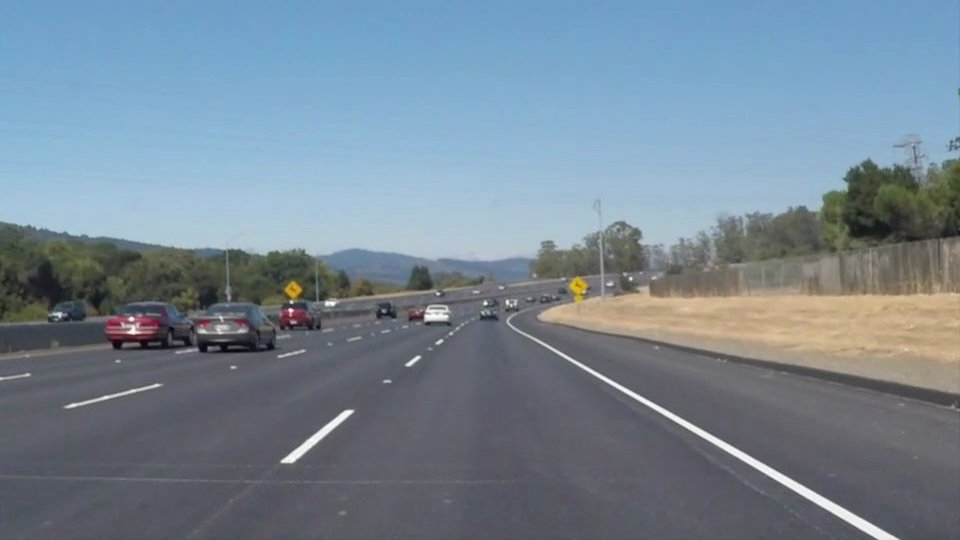
#> input picture test_images/solidWhiteCurve.jpg, 960 x 540 px
$ jupyter execute --allow-errors Project1_Finding_Lanes.ipynb   (shell and % lines are left out)
#> lines starting #> are read from the running program, lines starting #| are printed output that depends on the picture; after the words box and inside, x2 and y2 are one past the last pixel; in counts of white or black regions, pixels touching at a corner belong together
# PROJECT 1 FINDING LANES

Imports needed for the projects

[cell 1]
#Imports
import matplotlib.pyplot as plt
import matplotlib.image as mpimg
import numpy as np
import cv2
import math

Helper Functions

[cell 2]
def grayscale(img):
    """Applies the Grayscale transform
    This will return an image with only one color channel
    but NOTE: to see the returned image as grayscale
    you should call plt.imshow(gray, cmap='gray')"""
    return cv2.cvtColor(img, cv2.COLOR_BGR2GRAY)

def canny(img, low_threshold, high_threshold):
    """Applies the Canny transform"""
    return cv2.Canny(img, low_threshold, high_threshold)

def gaussian_blur(img, kernel_size):
    """Applies a Gaussian Noise kernel"""
    return cv2.GaussianBlur(img, (kernel_size, kernel_size), 0)

def region_of_interest(img, vertices):
    """
    Applies an image mask.

    Only keeps the region of the image defined by the polygon
    formed from `vertices`. The rest of the image is set to black.
    """
    #defining a blank mask to start with
    mask = np.zeros_like(img)

    #defining a 3 channel or 1 channel color to fill the mask with depending on the input image
    if len(img.shape) > 2:
        channel_count = img.shape[2]  # i.e. 3 or 4 depending on your image
        ignore_mask_color = (255,) * channel_count
    else:
        ignore_mask_color = 255

    #filling pixels inside the polygon defined by "vertices" with the fill color
    cv2.fillPoly(mask, vertices, ignore_mask_color)

    #returning the image only where mask pixels are nonzero
    masked_image = cv2.bitwise_and(img, mask)
    return masked_image


def draw_lines(img, lines, color=[255, 0, 0], thickness=10):
    """
    NOTE: this is the function you might want to use as a starting point once you want to
    average/extrapolate the line segments you detect to map out the full
    extent of the lane (going from the result shown in raw-lines-example.mp4
    to that shown in P1_example.mp4).

    Think about things like separating line segments by their
    slope ((y2-y1)/(x2-x1)) to decide which segments are part of the left
    line vs. the right line.  Then, you can average the position of each of
    the lines and extrapolate to the top and bottom of the lane.

    This function draws `lines` with `color` and `thickness`.
    Lines are drawn on the image inplace (mutates the image).
    If you want to make the lines semi-transparent, think about combining
    this function with the weighted_img() function below
    """
    #Get average X and Y coordinate value of each lane and calculate average Y intercept.
    #Then use this Y intercept to calculate min and max X coordinate of the line and draw a line of length ymax=lenght of image

    #Different color to each lane for debug
    LeftColor=[0,0,255]
    RightColor=[0,255,0]
    Lm=[] #Accumulator for Left slope
    Rm=[] #Accumulator for Right slope
    Rx=[] #Container for all Right Xs
    Lx=[] #Container for all Left Xs
    Ry=[] #Container for all Right Ys
    Ly=[] #Container for all Left Ys
    ymin=img.shape[1] #As this is the highest number

    if lines is None:
        return
    else:
        for line in lines:
            for x1,y1,x2,y2 in line:
                #Calculate slope of the line
                if(x2!=x1): #To make sure divide by zero doesnt happen
                    m=(y2-y1)/(x2-x1)
                #Right if m>0 and Left if m<0 . This is getting trickier
                #Left Lane
                if(m<0):
                    Lm.append(m)
                    #Getting all Xs
                    Lx.append(x1)
                    Lx.append(x2)
                    #Getting all Ys
                    Ly.append(y1)
                    Ly.append(y2)
                #Right Lane
                if(m>0):
                    Rm.append(m)
                    #Getting all Xs
                    Rx.append(x1)
                    Rx.append(x2)
                    #Getting all Ys
                    Ry.append(y1)
                    Ry.append(y2)
                #Yminimum
                if y1<ymin:
                    ymin=y1

        #Min and Max of Y
        #ymin=min(min(Ry),min(Ly))
        ymax=img.shape[1]

        #Right Lane
        if((len(Rm)>0) and (len(Rx)>0) and (len(Ry)>0)):
            AvgRm=sum(Rm)/len(Rm)      #Average Right Slope
            AvgRx=sum(Rx)/len(Rx)      #Average Right X
            AvgRy=sum(Ry)/len(Ry)      #Average Right Y
            Ryint=AvgRy-AvgRx*AvgRm    #Y intercept of the right line
            #print("Ymin "+str(ymin)+" Ryint "+str(Ryint))
            Rx1=int((ymin-Ryint)/AvgRm)
            Rx2=int((ymax-Ryint)/AvgRm)
            #Draw Right lane
            cv2.line(img,(Rx1,ymin),(Rx2,ymax),RightColor,thickness)

        #Left Lane
        if((len(Lm)>0) and (len(Lx)>0) and (len(Ly)>0)):
            AvgLm=sum(Lm)/len(Lm)      #Average Left Slope
            AvgLx=sum(Lx)/len(Lx)      #Average Right X
            AvgLy=sum(Ly)/len(Ly)      #Average Right Y
            #print("AvgLm "+str(AvgLm)+" AvgLx "+str(AvgLx)+" AvgLy "+str(AvgLy)+ " Sum Lm "+str(sum(Lm))+ " Len "+str(len(Lm)))
            #print("Slope :"+str(Lm))
            Lyint=AvgLy-AvgLx*AvgLm    #Y intercept of the left line
            #print("Ymin "+str(ymin)+" Lyint "+str(Lyint))
            Lx1=int((ymin-Lyint)/AvgLm)
            Lx2=int((ymax-Lyint)/AvgLm)
            #Draw Right lane
            cv2.line(img,(Lx1,ymin),(Lx2,ymax),LeftColor,thickness)

def hough_lines(img, rho, theta, threshold, min_line_len, max_line_gap):
    """
    `img` should be the output of a Canny transform.

    Returns an image with hough lines drawn.
    """
    lines = cv2.HoughLinesP(img, rho, theta, threshold, np.array([]), minLineLength=min_line_len, maxLineGap=max_line_gap)
    line_img = np.zeros((*img.shape, 3), dtype=np.uint8)
    draw_lines(line_img, lines)
    return line_img

# Python 3 has support for cool math symbols.

def weighted_img(img, initial_img, α=0.8, β=1., λ=0.):
    """
    `img` is the output of the hough_lines(), An image with lines drawn on it.
    Should be a blank image (all black) with lines drawn on it.

    `initial_img` should be the image before any processing.

    The result image is computed as follows:

    initial_img * α + img * β + λ
    NOTE: initial_img and img must be the same shape!
    """
    return cv2.addWeighted(initial_img, α, img, β, λ)

def DisplayImgs(Imgs,NumImgs):
    """
    Takes Image tuple as input and shows images
    """
    for i in range(0,NumImgs):
        plt.figure(i)
        plt.imshow(Imgs[i])

## Image Processing Pipeline

0. Read all the images and store in a tuple, define constants which you will use
1. Detect White lines on a copy
2. Detect Yellow lines on a copy
3. Do Gaussian,Canny on a copy
4. Add all the three images
5. Find Hough lines on this added image

[cell 3]
#1 Reading all images
NumImgs=6
Img1=mpimg.imread('test_images/solidWhiteCurve.jpg')
#> Img1 is the input picture: shape (540, 960, 3); mean R, G, B 118.5, 134.5, 148.1
Img2=mpimg.imread('test_images/solidWhiteRight.jpg')
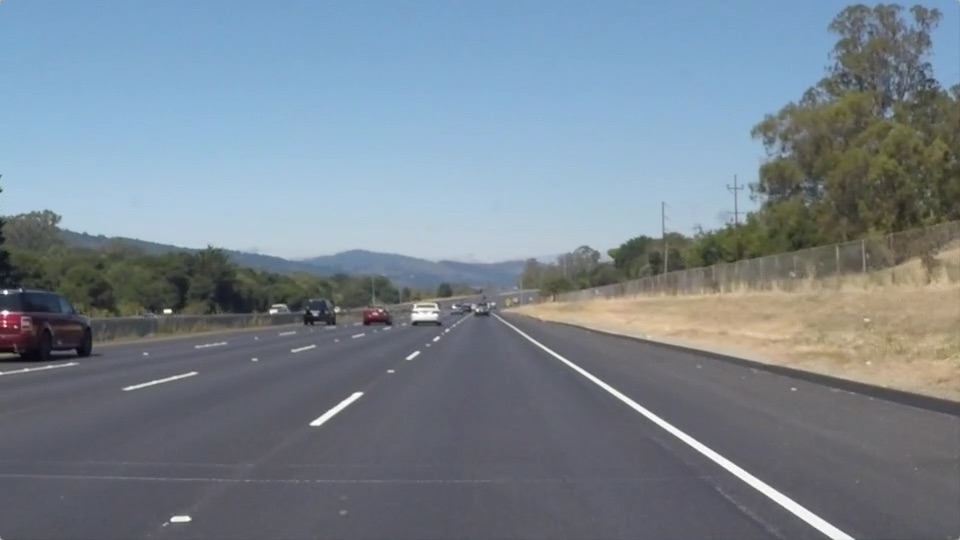
#> input picture test_images/solidWhiteRight.jpg, 960 x 540 px
#> Img2 is the input picture: shape (540, 960, 3); mean R, G, B 120.3, 132.6, 143.7
Img3=mpimg.imread('test_images/solidYellowCurve.jpg')
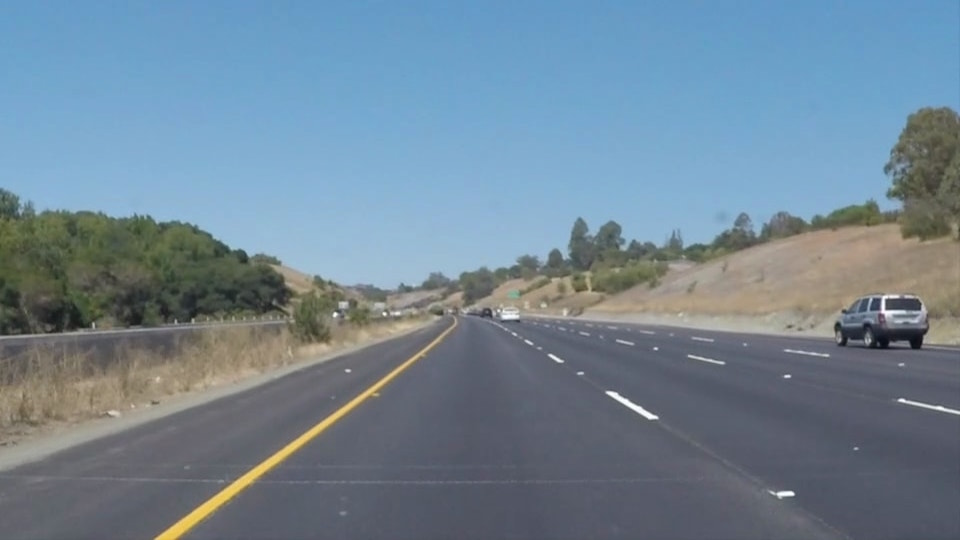
#> input picture test_images/solidYellowCurve.jpg, 960 x 540 px
#> Img3 is the input picture: shape (540, 960, 3); mean R, G, B 113, 133.4, 149
Img4=mpimg.imread('test_images/solidYellowCurve2.jpg')
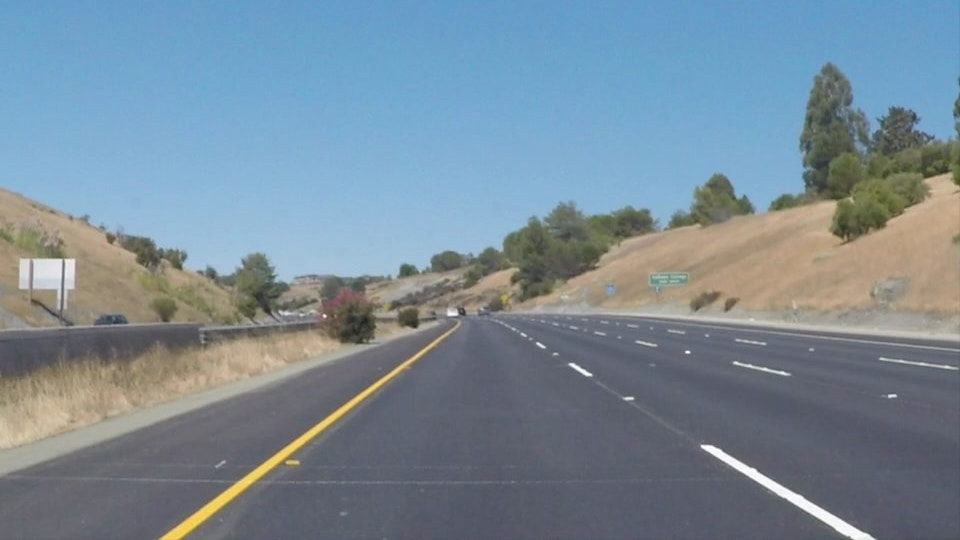
#> input picture test_images/solidYellowCurve2.jpg, 960 x 540 px
#> Img4 is the input picture: shape (540, 960, 3); mean R, G, B 120.7, 138.6, 151.5
Img5=mpimg.imread('test_images/solidYellowLeft.jpg')
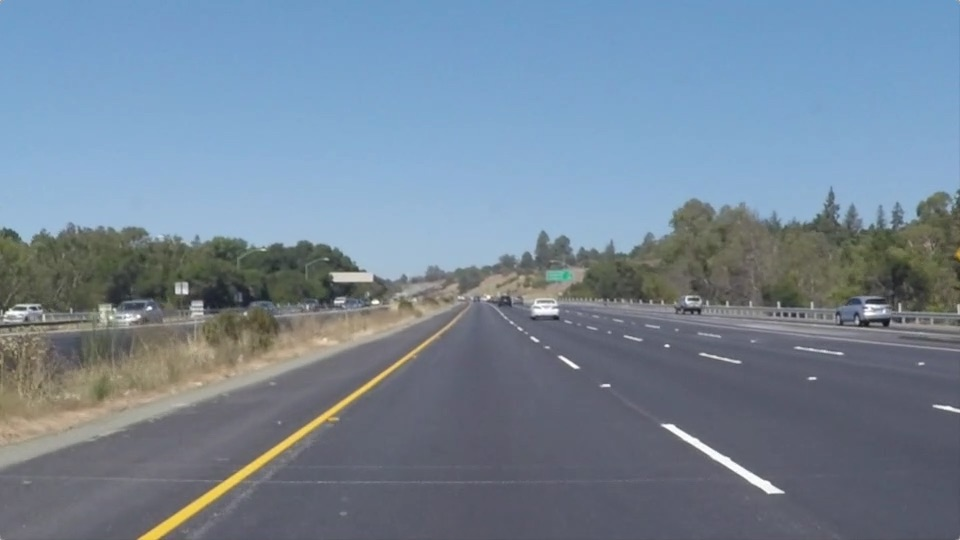
#> input picture test_images/solidYellowLeft.jpg, 960 x 540 px
#> Img5 is the input picture: shape (540, 960, 3); mean R, G, B 116.5, 133.6, 150.8
Img6=mpimg.imread('test_images/whiteCarLaneSwitch.jpg')
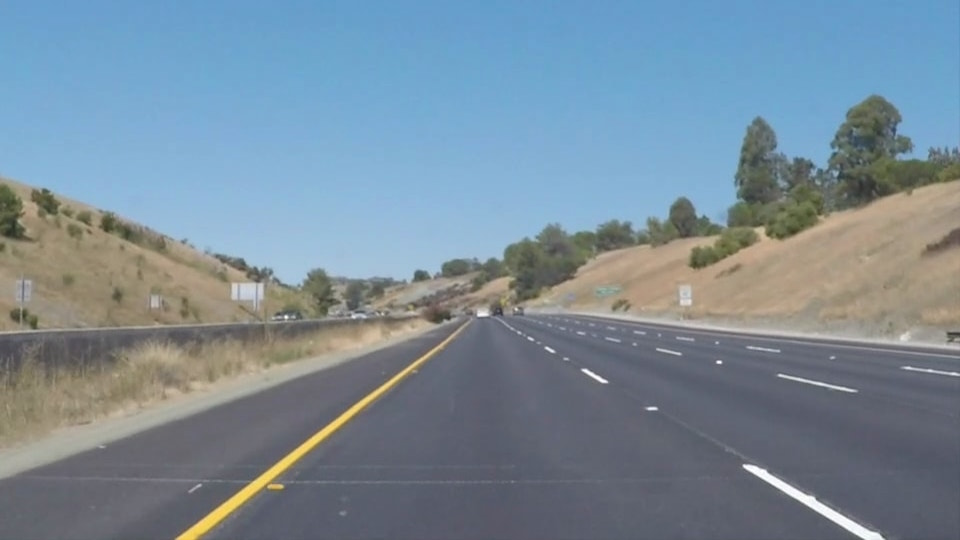
#> input picture test_images/whiteCarLaneSwitch.jpg, 960 x 540 px
#> Img6 is the input picture: shape (540, 960, 3); mean R, G, B 121.2, 139.4, 152.9
Imgs=[Img1,Img2,Img3,Img4,Img5,Img6]

#Get image sizes. As all images are equal size
ySize=Img1.shape[0]
#> ySize = 540
xSize=Img1.shape[1]
#> xSize = 960
#Define vertices of the triangle for ROI
lBottom=[10,ySize-10]
#> lBottom = [10, 530]
rBottom=[xSize-10,ySize-10]
#> rBottom = [950, 530]
lTop=[(xSize/2+40),(ySize/1.65)];
#> lTop = [520, 327.3]
rTop=[xSize/2-40,ySize/1.65];
#> rTop = [440, 327.3]
vertices = np.array([[lBottom,rBottom,lTop,(xSize/2-40,ySize/1.65)]],np.int32)
#Variables for Gaussian and Canny
GaussKernel=7
EdgeLowThresh=100

#DisplayImgs(Imgs,NumImgs)

[cell 4]
#2 Detect White lines on a copy of image
def detectWhite(Img):
    #Make a copy of image
    wSelect=np.copy(Img)
    #Apply ROI on image
    maskedImg=region_of_interest(wSelect,[vertices])
    #Threshold Values for White
    rThresh=175
    gThresh=175
    bThresh=160
    #Bitwise OR to mask pixesl below white threshold
    wThresh=(maskedImg[:,:,0] < rThresh) | (maskedImg[:,:,1] < gThresh) | (maskedImg[:,:,2] < bThresh)
    #Black regions which are below white threshold
    wSelect[wThresh]=[0,0,0]
    wSelect=grayscale(wSelect)
    return wSelect
wImgs=[]
for i in range(0,NumImgs):
    wImgs.append(detectWhite(Imgs[i]))
#> this loop made 6 passes
#> pass 1, in detectWhite, `wThresh=(maskedImg[:,:,0] < rThresh) | (maskedImg[:,:,1] < gThresh) | ..`:
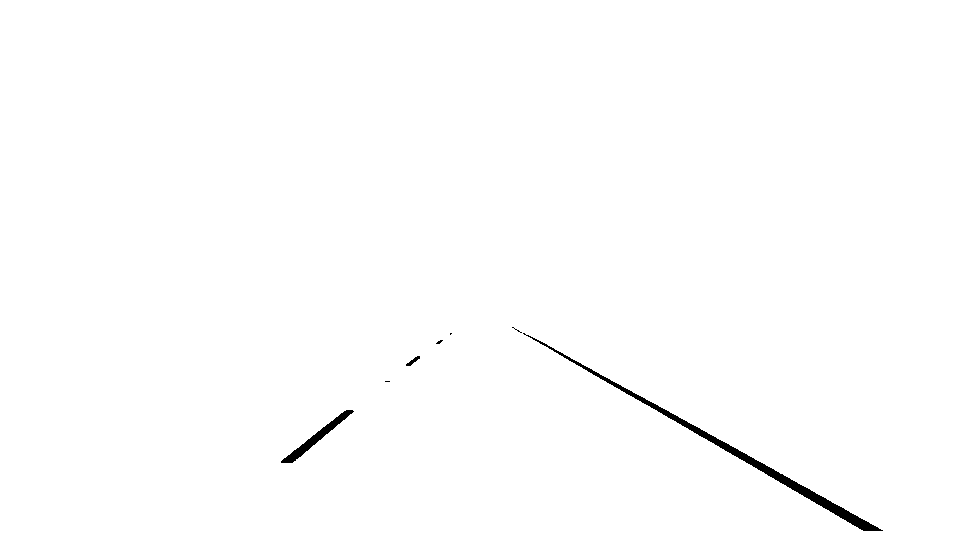
#> wThresh: shape (540, 960) bool; 99.4% white; 7 black regions (4 under 20 px), largest, box (x1, y1, x2, y2) and area: (523, 333, 883, 531) 2362, (281, 410, 354, 463) 628, (406, 356, 420, 366) 53
#> after the loop, wImgs = 6 items
    #plt.figure(i)
    #plt.imshow(wImgs[i],cmap='Greys_r')

[cell 5]
#3 Detect Yellow lines on a copy of image
def detectYellow(Img):
    #Convert to HSV as it is easier to detect yellow in HSV colorspace
    hsvImg=cv2.cvtColor(Img,cv2.COLOR_RGB2HSV)
    #Apply ROI on image
    maskedImg=region_of_interest(hsvImg,[vertices])
    #Define yellow thresholds in HSV
    lowYellow  =np.array([5,45,50])
    upperYellow=np.array([50,255,255])
    #Apply Threshold for yellow
    ySelect=cv2.inRange(maskedImg,lowYellow,upperYellow)
    return ySelect
yImgs=[]
for i in range(0,NumImgs):
    yImgs.append(detectYellow(Imgs[i]))
#> after the loop, yImgs = 6 items
    #plt.figure(i)
    #plt.imshow(yImgs[i],cmap='Greys_r')

[cell 6]
#3 Apply Gaussian and Canny Filter
def GaussCanny(Img):
    #Convert image into Gray
    GrayImg=grayscale(Img)
    #Blur image with Gaussian Blur
    BlurredImg=gaussian_blur(GrayImg,GaussKernel)
    #Apply Canny Filter for edge detection
    EdgeImg=canny(BlurredImg,EdgeLowThresh,EdgeLowThresh*2)
    #Apply ROI masking to Edge detected image
    maskedImg=region_of_interest(EdgeImg,[vertices])
    return maskedImg
GCImg=[]
for i in range(0,NumImgs):
    GCImg.append(GaussCanny(Imgs[i]))
#> this loop made 6 passes
#> pass 1, in GaussCanny, `GrayImg=grayscale(Img)`:
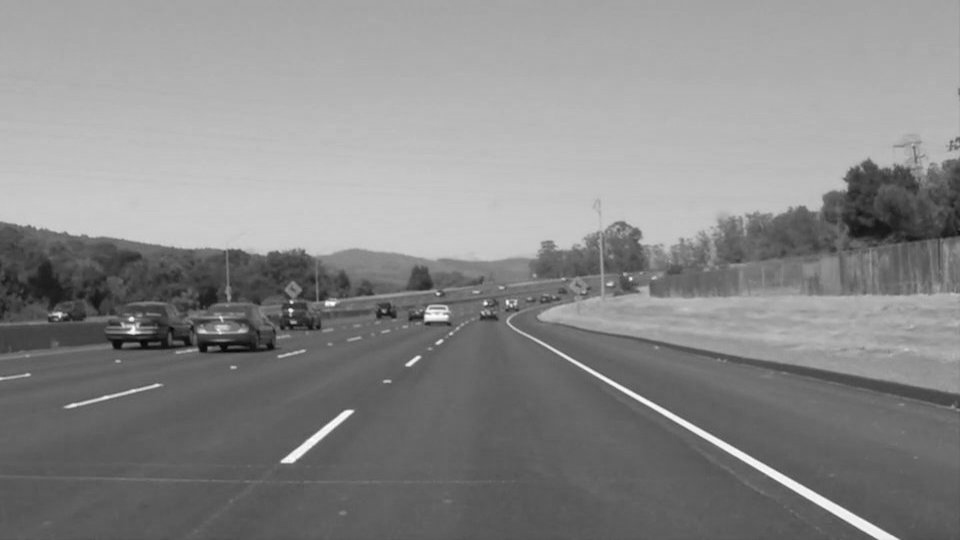
#> GrayImg: shape (540, 960); min 3, max 255, mean 136.7
#> pass 1, in region_of_interest (call 13), `masked_image = cv2.bitwise_and(img, mask)`:
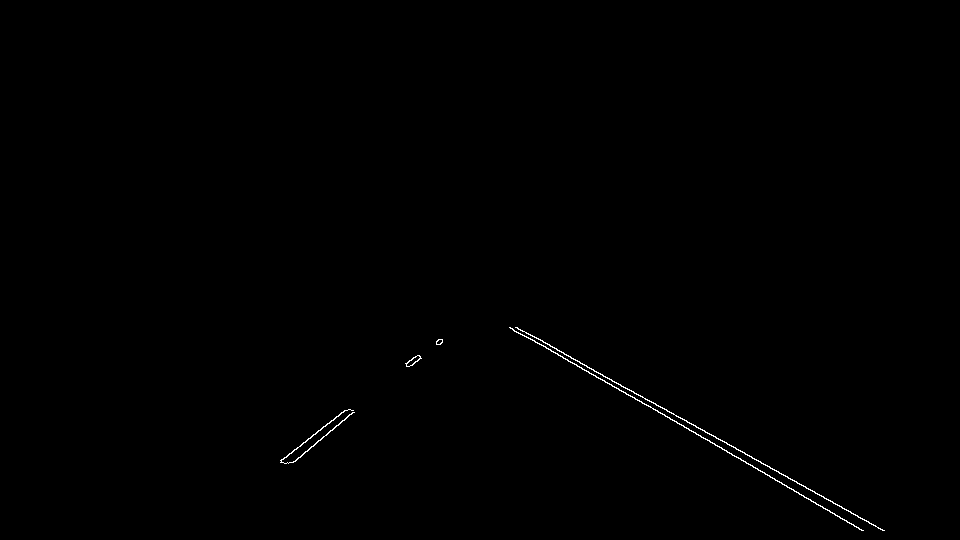
#> masked_image: shape (540, 960); 0.28% white in thin lines or dots, all inside (x1, y1, x2, y2) = (280, 327, 885, 531)
#> after the loop, GCImg = 6 items
    #plt.figure(i)
    #plt.imshow(GCImg[i],cmap='Greys_r')

[cell 7]
#4. BitWise OR all the images to form a composite
def FuseImgs(wImg,yImg,GCImg):
    wyImg=cv2.bitwise_or(wImg,yImg)
    wyGCImg=cv2.bitwise_or(wyImg,GCImg)
    return wyGCImg
FusedImgs=[]
for i in range(0,NumImgs):
    FusedImgs.append(FuseImgs(wImgs[i],yImgs[i],GCImg[i]))
#> after the loop, FusedImgs = 6 items
    #plt.figure(i)
    #plt.imshow(FusedImgs[i],cmap='Greys_r')

[cell 8]
#Parameters for Hough Transform
rho = 2 # distance resolution in pixels of the Hough grid
theta = 1*(np.pi/180) # angular resolution in radians of the Hough grid
threshold = 160     # minimum number of votes (intersections in Hough grid cell)
min_line_len = 20 #minimum number of pixels making up a line; Lower more lines
max_line_gap = 25   # maximum gap in pixels between connectable line segments; Increase to get more lines
def FindLane(FusedImg,OrigImg):
    hImg=hough_lines(FusedImg, rho, theta, threshold, min_line_len, max_line_gap)
    finalImg=weighted_img(hImg,OrigImg)
    return finalImg

def process_image(Img):
    w=detectWhite(Img)
    y=detectYellow(Img)
    GC=GaussCanny(Img)
    Fused=FuseImgs(w,y,GC)
    result=FindLane(Fused,Img)
    return result
FinalOpt=[]
for i in range(0,NumImgs):
    FinalOpt.append(FindLane(FusedImgs[i],Imgs[i]))
    plt.figure(i)
    plt.imshow(process_image(Imgs[i]))
#> after the loop, FinalOpt = 6 items
#plt.figure()
#plt.imshow(process_image(Imgs[2]))
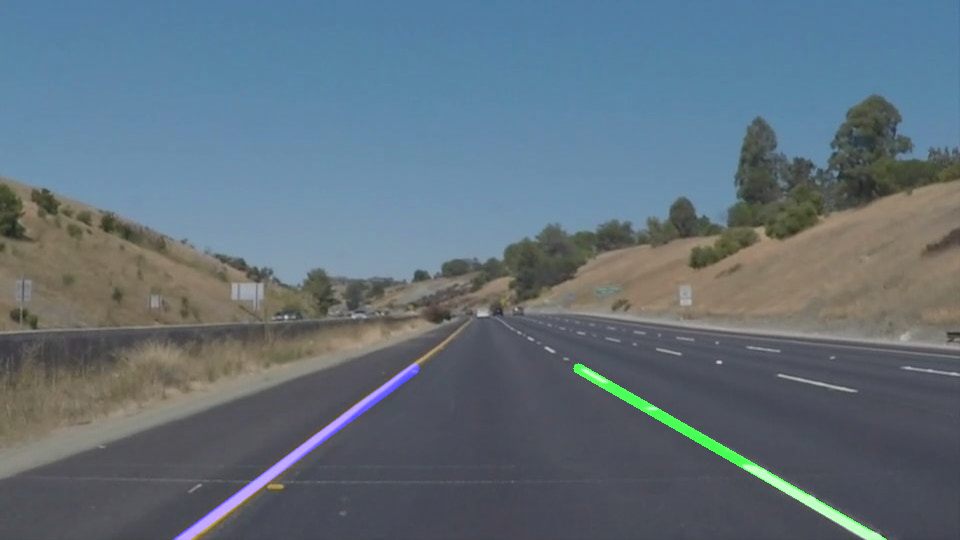
#> shown: shape (540, 960, 3); mean R, G, B 97, 112.4, 123.4
